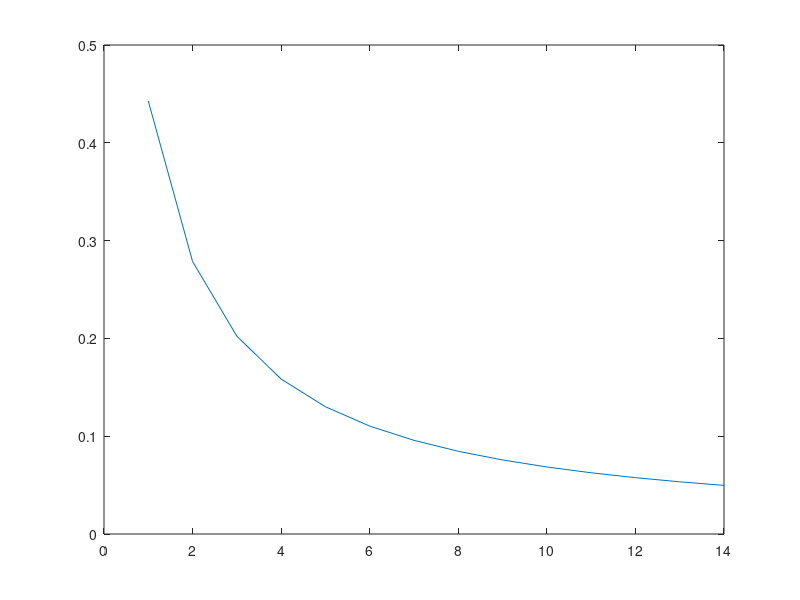

This chart was generated by the following MATLAB code:
clc
clear

sum = 0;
k = 0;
relative_error=zeros(1,1e7);
while abs ((sum - log(2))/log(2)) >= 0.05
    k=k+1;
    sum = sum + (-1)^(k-1) / k;
    relative_error(k)= abs ((sum - log(2))/log(2));
end

k
plot(1:k,relative_error(1:k))